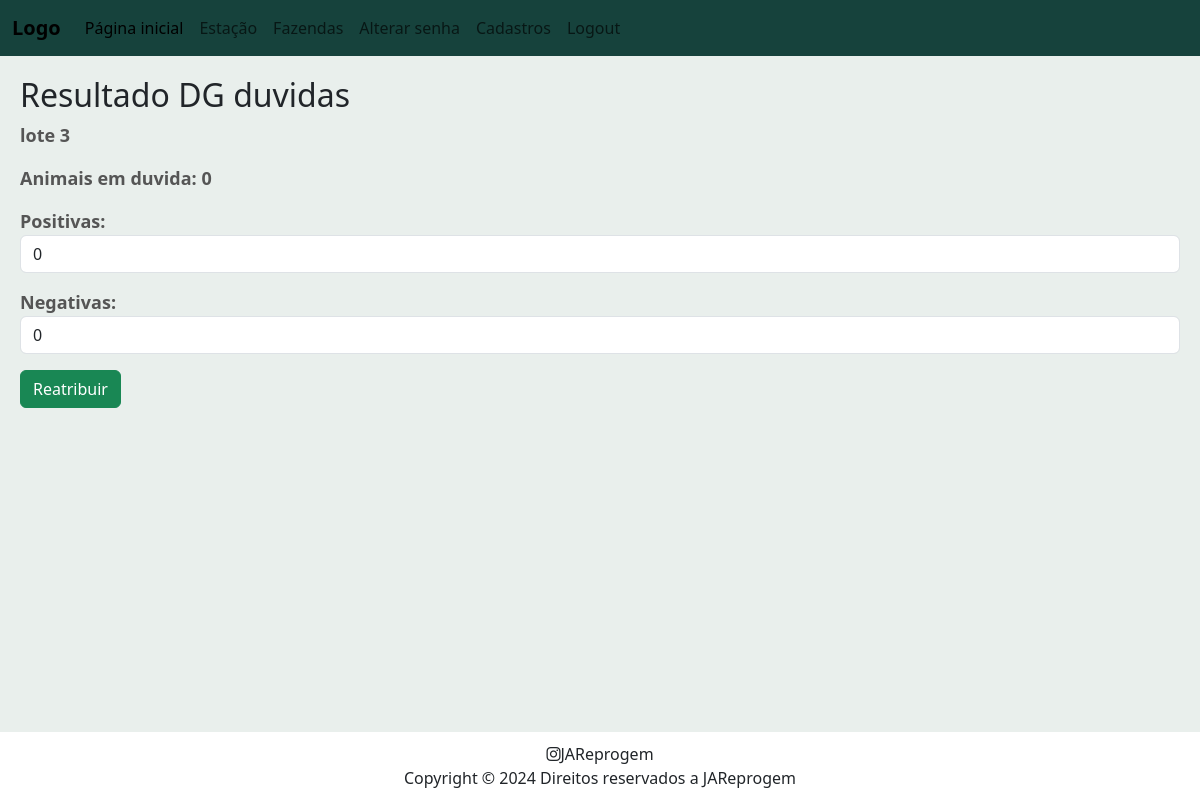
The page /batch/dg_uncertainty/2/ (signed in) on the database as committed earlier.
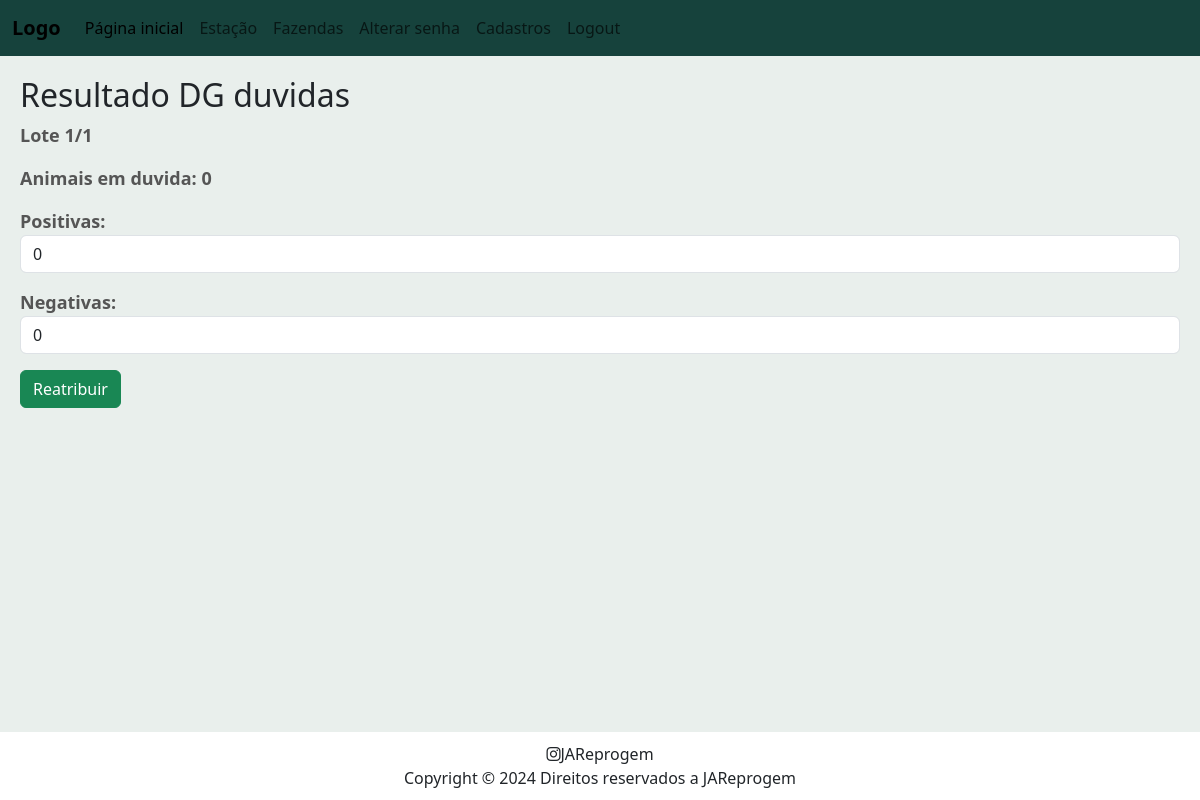
The same page on the database as committed later.
### batch/models.py (models this page shows, shortened)
class Batch(models.Model):
    class Choices(models.TextChoices):
        SIM = "M", "Macho"
        NAO = "F", "Fêmea"
        MIX = "H", "Heterogêneo"
    farm = models.ForeignKey(Farm, on_delete=models.CASCADE, related_name="batches")
    season = models.ForeignKey(Season, on_delete=models.CASCADE, related_name="batches")
    batch_name = models.CharField(max_length=200)
    prior_batch = models.ForeignKey('self', on_delete=models.CASCADE, null=True, blank=True, related_name='derivative')
    batch_shaping = models.ForeignKey(Shaping, on_delete=models.CASCADE, related_name="batches", default=None)
    batch_maternity = models.CharField(
        max_length=1,
        choices=Choices.choices
    )
    protocol =models.ForeignKey(Protocol, on_delete=models.CASCADE, related_name="batches", default=None)
    vet_name = models.ForeignKey(User, on_delete=models.CASCADE, default=1)
    batch_size = models.IntegerField()
    d0_date = models.DateField(blank=True, null=True, default=None)
    dg_date = models.DateField(blank=True, null=True, default=None)
    negative_quant = models.IntegerField(default=0)
    recurrence_negative_quant = models.IntegerField(default=0)
    positive_quant = models.IntegerField(default=0)
    recurrence_positive_quant = models.IntegerField(default=0)
    recurrence_quant = models.IntegerField(default=0)
    uncertainty_quant = models.IntegerField(default=0)
    batch_acronym = models.CharField(max_length=50, default="", blank=True)

### batch/views.py (the view, shortened to what this page needs)
# urls.py: path("dg_uncertainty/<int:batch_id>/", views.dg_uncertainty, name="dg_uncertainty"),
@login_required
def dg_uncertainty(request, batch_id):
    batch = Batch.objects.get(id=batch_id)
    form = UncertaintyForm(request.POST or None)
    context = {
        "batch": batch,
        "form": form
    }
    return render(request, "batch/uncertainty-form.html", context)

### batch/forms.py (shortened to what this page needs)
class UncertaintyForm(forms.ModelForm):
    class Meta:
        model = Batch
        fields = [
            "positive_quant",
            "negative_quant"
        ]
        labels = {
            "positive_quant": "Positivas",
            "negative_quant": "Negativas"
        }
        widgets = {
            "positive_quant": forms.NumberInput(attrs={
                "class": "form-control"
            }),
            "negative_quant": forms.NumberInput(attrs={
                "class": "form-control"
            }),
        }

### batch/templates/batch/uncertainty-form.html (shortened to what this page needs)
{% extends 'farm/base.html' %}
    {% block body %}
        <h2>Resultado DG duvidas</h2>
        <p> {{ batch.batch_name }} </p>
        <p> Animais em duvida: {{ batch.uncertainty_quant }} </p>
        <form method="POST">
            {{ form.as_p }}
            <button class="btn btn-success" type="submit">Reatribuir</button>
        </form>
    {% endblock %}

Rows that differ between the two databases and show on the page:
changed Batch: batch_name "lote 3" → "Lote 1/1"
